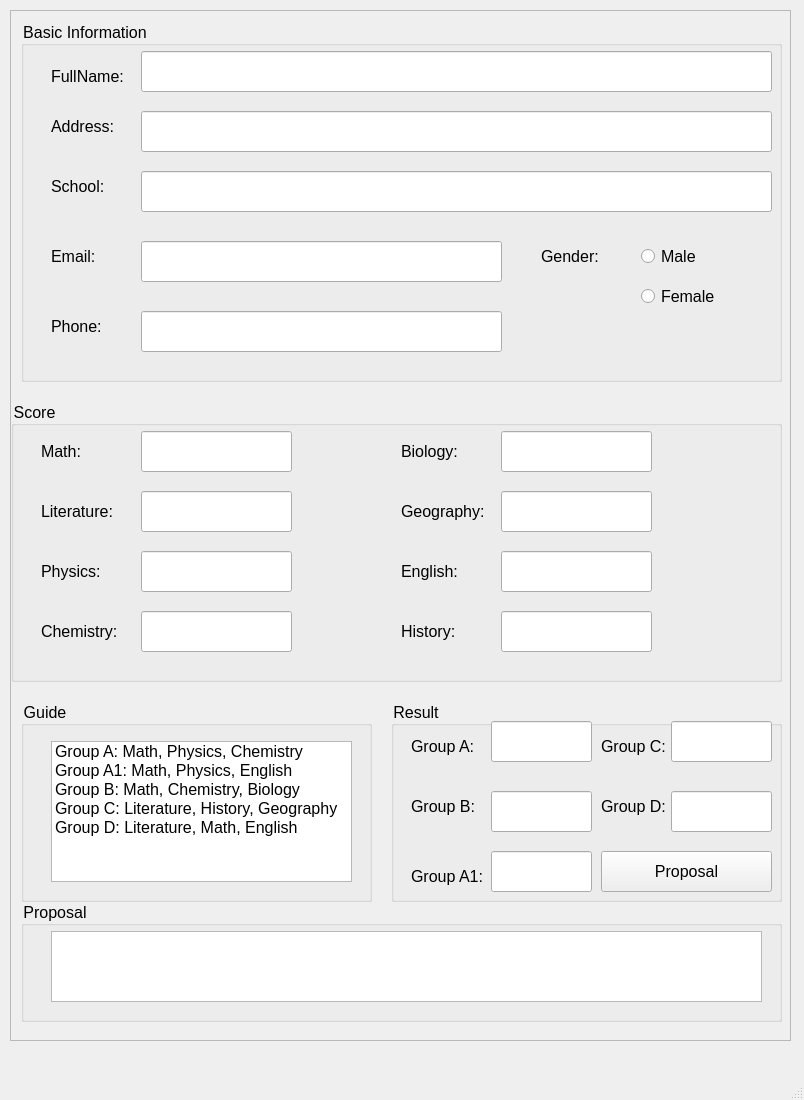
<?xml version="1.0" encoding="UTF-8"?>
<ui version="4.0">
 <class>MainWindow</class>
 <widget class="QMainWindow" name="MainWindow">
  <property name="geometry">
   <rect>
    <x>0</x>
    <y>0</y>
    <width>804</width>
    <height>1100</height>
   </rect>
  </property>
  <property name="windowTitle">
   <string>MainWindow</string>
  </property>
  <property name="styleSheet">
   <string notr="true">font-size:16px; </string>
  </property>
  <widget class="QWidget" name="centralwidget">
   <widget class="QScrollArea" name="scrollArea">
    <property name="geometry">
     <rect>
      <x>10</x>
      <y>10</y>
      <width>781</width>
      <height>1031</height>
     </rect>
    </property>
    <property name="widgetResizable">
     <bool>true</bool>
    </property>
    <widget class="QWidget" name="scrollAreaWidgetContents">
     <property name="geometry">
      <rect>
       <x>0</x>
       <y>0</y>
       <width>779</width>
       <height>1029</height>
      </rect>
     </property>
     <widget class="QGroupBox" name="groupBox">
      <property name="geometry">
       <rect>
        <x>0</x>
        <y>390</y>
        <width>771</width>
        <height>281</height>
       </rect>
      </property>
      <property name="title">
       <string>Score</string>
      </property>
      <widget class="QLabel" name="label">
       <property name="geometry">
        <rect>
         <x>30</x>
         <y>30</y>
         <width>51</width>
         <height>41</height>
        </rect>
       </property>
       <property name="text">
        <string>Math:</string>
       </property>
      </widget>
      <widget class="QLineEdit" name="lineEditMath">
       <property name="geometry">
        <rect>
         <x>130</x>
         <y>30</y>
         <width>151</width>
         <height>41</height>
        </rect>
       </property>
      </widget>
      <widget class="QLabel" name="label_2">
       <property name="geometry">
        <rect>
         <x>30</x>
         <y>90</y>
         <width>91</width>
         <height>41</height>
        </rect>
       </property>
       <property name="text">
        <string>Literature:</string>
       </property>
      </widget>
      <widget class="QLineEdit" name="lineEditLiterature">
       <property name="geometry">
        <rect>
         <x>130</x>
         <y>90</y>
         <width>151</width>
         <height>41</height>
        </rect>
       </property>
      </widget>
      <widget class="QLabel" name="label_3">
       <property name="geometry">
        <rect>
         <x>30</x>
         <y>150</y>
         <width>71</width>
         <height>41</height>
        </rect>
       </property>
       <property name="text">
        <string>Physics:</string>
       </property>
      </widget>
      <widget class="QLineEdit" name="lineEditPhysics">
       <property name="geometry">
        <rect>
         <x>130</x>
         <y>150</y>
         <width>151</width>
         <height>41</height>
        </rect>
       </property>
      </widget>
      <widget class="QLabel" name="label_4">
       <property name="geometry">
        <rect>
         <x>30</x>
         <y>210</y>
         <width>81</width>
         <height>41</height>
        </rect>
       </property>
       <property name="text">
        <string>Chemistry:</string>
       </property>
      </widget>
      <widget class="QLineEdit" name="lineEditChemistry">
       <property name="geometry">
        <rect>
         <x>130</x>
         <y>210</y>
         <width>151</width>
         <height>41</height>
        </rect>
       </property>
      </widget>
      <widget class="QLabel" name="label_5">
       <property name="geometry">
        <rect>
         <x>390</x>
         <y>30</y>
         <width>81</width>
         <height>41</height>
        </rect>
       </property>
       <property name="text">
        <string>Biology:</string>
       </property>
      </widget>
      <widget class="QLineEdit" name="lineEditBiology">
       <property name="geometry">
        <rect>
         <x>490</x>
         <y>30</y>
         <width>151</width>
         <height>41</height>
        </rect>
       </property>
      </widget>
      <widget class="QLabel" name="label_6">
       <property name="geometry">
        <rect>
         <x>390</x>
         <y>90</y>
         <width>91</width>
         <height>41</height>
        </rect>
       </property>
       <property name="text">
        <string>Geography:</string>
       </property>
      </widget>
      <widget class="QLineEdit" name="lineEditGeography">
       <property name="geometry">
        <rect>
         <x>490</x>
         <y>90</y>
         <width>151</width>
         <height>41</height>
        </rect>
       </property>
      </widget>
      <widget class="QLabel" name="label_7">
       <property name="geometry">
        <rect>
         <x>390</x>
         <y>150</y>
         <width>91</width>
         <height>41</height>
        </rect>
       </property>
       <property name="text">
        <string>English: </string>
       </property>
      </widget>
      <widget class="QLineEdit" name="lineEditEnglish">
       <property name="geometry">
        <rect>
         <x>490</x>
         <y>150</y>
         <width>151</width>
         <height>41</height>
        </rect>
       </property>
      </widget>
      <widget class="QLabel" name="label_8">
       <property name="geometry">
        <rect>
         <x>390</x>
         <y>210</y>
         <width>91</width>
         <height>41</height>
        </rect>
       </property>
       <property name="text">
        <string>History:</string>
       </property>
      </widget>
      <widget class="QLineEdit" name="lineEditHistory">
       <property name="geometry">
        <rect>
         <x>490</x>
         <y>210</y>
         <width>151</width>
         <height>41</height>
        </rect>
       </property>
      </widget>
     </widget>
     <widget class="QGroupBox" name="groupBox_2">
      <property name="geometry">
       <rect>
        <x>10</x>
        <y>10</y>
        <width>761</width>
        <height>361</height>
       </rect>
      </property>
      <property name="title">
       <string>Basic Information</string>
      </property>
      <widget class="QLabel" name="label_9">
       <property name="geometry">
        <rect>
         <x>30</x>
         <y>40</y>
         <width>81</width>
         <height>31</height>
        </rect>
       </property>
       <property name="text">
        <string>FullName:</string>
       </property>
      </widget>
      <widget class="QLineEdit" name="lineEditFullname">
       <property name="geometry">
        <rect>
         <x>120</x>
         <y>30</y>
         <width>631</width>
         <height>41</height>
        </rect>
       </property>
      </widget>
      <widget class="QLabel" name="label_10">
       <property name="geometry">
        <rect>
         <x>30</x>
         <y>90</y>
         <width>81</width>
         <height>31</height>
        </rect>
       </property>
       <property name="text">
        <string>Address:</string>
       </property>
      </widget>
      <widget class="QLineEdit" name="lineEditAddress">
       <property name="geometry">
        <rect>
         <x>120</x>
         <y>90</y>
         <width>631</width>
         <height>41</height>
        </rect>
       </property>
      </widget>
      <widget class="QLabel" name="label_11">
       <property name="geometry">
        <rect>
         <x>30</x>
         <y>150</y>
         <width>81</width>
         <height>31</height>
        </rect>
       </property>
       <property name="text">
        <string>School:</string>
       </property>
      </widget>
      <widget class="QLineEdit" name="lineEditSchool">
       <property name="geometry">
        <rect>
         <x>120</x>
         <y>150</y>
         <width>631</width>
         <height>41</height>
        </rect>
       </property>
      </widget>
      <widget class="QLabel" name="label_12">
       <property name="geometry">
        <rect>
         <x>30</x>
         <y>220</y>
         <width>51</width>
         <height>31</height>
        </rect>
       </property>
       <property name="text">
        <string>Email: </string>
       </property>
      </widget>
      <widget class="QLineEdit" name="lineEditEmail">
       <property name="geometry">
        <rect>
         <x>120</x>
         <y>220</y>
         <width>361</width>
         <height>41</height>
        </rect>
       </property>
      </widget>
      <widget class="QLabel" name="label_13">
       <property name="geometry">
        <rect>
         <x>520</x>
         <y>220</y>
         <width>61</width>
         <height>31</height>
        </rect>
       </property>
       <property name="text">
        <string>Gender:</string>
       </property>
      </widget>
      <widget class="QRadioButton" name="radioButtonMale">
       <property name="geometry">
        <rect>
         <x>620</x>
         <y>220</y>
         <width>71</width>
         <height>31</height>
        </rect>
       </property>
       <property name="text">
        <string>Male</string>
       </property>
      </widget>
      <widget class="QRadioButton" name="radioButtonFemale">
       <property name="geometry">
        <rect>
         <x>620</x>
         <y>260</y>
         <width>81</width>
         <height>31</height>
        </rect>
       </property>
       <property name="text">
        <string>Female</string>
       </property>
      </widget>
      <widget class="QLabel" name="label_14">
       <property name="geometry">
        <rect>
         <x>30</x>
         <y>290</y>
         <width>81</width>
         <height>31</height>
        </rect>
       </property>
       <property name="text">
        <string>Phone:</string>
       </property>
      </widget>
      <widget class="QLineEdit" name="lineEditPhone">
       <property name="geometry">
        <rect>
         <x>120</x>
         <y>290</y>
         <width>361</width>
         <height>41</height>
        </rect>
       </property>
      </widget>
     </widget>
     <widget class="QGroupBox" name="groupBox_3">
      <property name="geometry">
       <rect>
        <x>10</x>
        <y>690</y>
        <width>351</width>
        <height>201</height>
       </rect>
      </property>
      <property name="title">
       <string>Guide</string>
      </property>
      <widget class="QListWidget" name="listWidgetGuide">
       <property name="geometry">
        <rect>
         <x>30</x>
         <y>40</y>
         <width>301</width>
         <height>141</height>
        </rect>
       </property>
       <item>
        <property name="text">
         <string>Group A: Math, Physics, Chemistry</string>
        </property>
       </item>
       <item>
        <property name="text">
         <string>Group A1: Math, Physics, English</string>
        </property>
       </item>
       <item>
        <property name="text">
         <string>Group B: Math, Chemistry, Biology</string>
        </property>
       </item>
       <item>
        <property name="text">
         <string>Group C: Literature, History, Geography</string>
        </property>
       </item>
       <item>
        <property name="text">
         <string>Group D: Literature, Math, English</string>
        </property>
       </item>
      </widget>
     </widget>
     <widget class="QGroupBox" name="groupBox_4">
      <property name="geometry">
       <rect>
        <x>10</x>
        <y>890</y>
        <width>761</width>
        <height>121</height>
       </rect>
      </property>
      <property name="title">
       <string>Proposal</string>
      </property>
      <widget class="QTextEdit" name="textEditProposal">
       <property name="geometry">
        <rect>
         <x>30</x>
         <y>30</y>
         <width>711</width>
         <height>71</height>
        </rect>
       </property>
      </widget>
     </widget>
     <widget class="QGroupBox" name="groupBox_5">
      <property name="geometry">
       <rect>
        <x>380</x>
        <y>690</y>
        <width>391</width>
        <height>201</height>
       </rect>
      </property>
      <property name="title">
       <string>Result</string>
      </property>
      <widget class="QLabel" name="label_15">
       <property name="geometry">
        <rect>
         <x>20</x>
         <y>30</y>
         <width>71</width>
         <height>31</height>
        </rect>
       </property>
       <property name="text">
        <string>Group A: </string>
       </property>
      </widget>
      <widget class="QLineEdit" name="lineEditGroupA">
       <property name="geometry">
        <rect>
         <x>100</x>
         <y>20</y>
         <width>101</width>
         <height>41</height>
        </rect>
       </property>
      </widget>
      <widget class="QLabel" name="label_16">
       <property name="geometry">
        <rect>
         <x>20</x>
         <y>90</y>
         <width>71</width>
         <height>31</height>
        </rect>
       </property>
       <property name="text">
        <string>Group B: </string>
       </property>
      </widget>
      <widget class="QLineEdit" name="lineEditGroupB">
       <property name="geometry">
        <rect>
         <x>100</x>
         <y>90</y>
         <width>101</width>
         <height>41</height>
        </rect>
       </property>
      </widget>
      <widget class="QLabel" name="label_17">
       <property name="geometry">
        <rect>
         <x>20</x>
         <y>160</y>
         <width>81</width>
         <height>31</height>
        </rect>
       </property>
       <property name="text">
        <string>Group A1: </string>
       </property>
      </widget>
      <widget class="QLineEdit" name="lineEditGroupA1">
       <property name="geometry">
        <rect>
         <x>100</x>
         <y>150</y>
         <width>101</width>
         <height>41</height>
        </rect>
       </property>
      </widget>
      <widget class="QLabel" name="label_18">
       <property name="geometry">
        <rect>
         <x>210</x>
         <y>30</y>
         <width>71</width>
         <height>31</height>
        </rect>
       </property>
       <property name="text">
        <string>Group C: </string>
       </property>
      </widget>
      <widget class="QLineEdit" name="lineEditGroupC">
       <property name="geometry">
        <rect>
         <x>280</x>
         <y>20</y>
         <width>101</width>
         <height>41</height>
        </rect>
       </property>
      </widget>
      <widget class="QLabel" name="label_19">
       <property name="geometry">
        <rect>
         <x>210</x>
         <y>90</y>
         <width>71</width>
         <height>31</height>
        </rect>
       </property>
       <property name="text">
        <string>Group D: </string>
       </property>
      </widget>
      <widget class="QLineEdit" name="lineEditGroupD">
       <property name="geometry">
        <rect>
         <x>280</x>
         <y>90</y>
         <width>101</width>
         <height>41</height>
        </rect>
       </property>
      </widget>
      <widget class="QPushButton" name="pushButtonProposal">
       <property name="geometry">
        <rect>
         <x>210</x>
         <y>150</y>
         <width>171</width>
         <height>41</height>
        </rect>
       </property>
       <property name="text">
        <string>Proposal</string>
       </property>
      </widget>
     </widget>
    </widget>
   </widget>
  </widget>
  <widget class="QMenuBar" name="menubar">
   <property name="geometry">
    <rect>
     <x>0</x>
     <y>0</y>
     <width>804</width>
     <height>27</height>
    </rect>
   </property>
  </widget>
  <widget class="QStatusBar" name="statusbar"/>
 </widget>
 <resources/>
 <connections/>
</ui>
